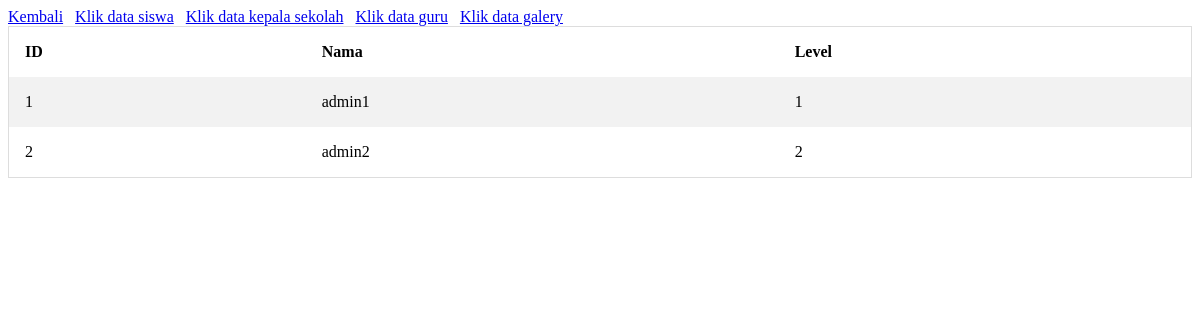
The app's page /selectTable.php with its own data.
### tables this page shows
CREATE TABLE `user` (
  `id` int(11) NOT NULL,
  `username` varchar(50) NOT NULL,
  `password` varchar(50) NOT NULL,
  `level` varchar(25) NOT NULL
);

### selectTable.php (the view)
<html>
<head>
<link rel="stylesheet" type="text/css" href="styleLinkAdmin.css"/>
</head>
<body>
	<table>
		<a href="index.php">Kembali</a>&nbsp;&nbsp;
		<a href="insertFormSiswa.html">Klik data siswa</a>&nbsp;&nbsp;
		<a href="insertFormKep.html">Klik data kepala sekolah</a>&nbsp;&nbsp;
		<a href="insertFormGuru.html">Klik data guru</a>&nbsp;&nbsp;
		<a href="insertFormGalery.html">Klik data galery</a>
		<tr>
			<th> ID</th>
			<th> Nama </th>
			<th> Level</th>
		</tr>
		<?php
		include "koneksi.php";
		$query = "SELECT * FROM user";
		$result = mysqli_query($connect, $query);
		if(mysqli_num_rows($result) > 0){
			while($row = mysqli_fetch_array($result)){
				?>
				<tr>
					<td> <?php echo $row["id"] ?> </td>
					<td> <?php echo $row["username"] ?></td>
					<td> <?php echo $row["level"] ?></td>
					<?php
			}
		}
		else{
			echo " 0 results";
		}
		?>
	</table>
</body>
</html>

### styleLinkAdmin.css (style rules this page uses)
table { border-collapse: collapse; border-spacing: 0; width: 100%; border:1px solid #ddd; }
th, td { text-align: left; padding: 16px; }
tr:nth-child(even) { background-color:#f2f2f2 }

### records on screen
user: id "1", username "admin1", level "1"
user: id "2", username "admin2", level "2"
